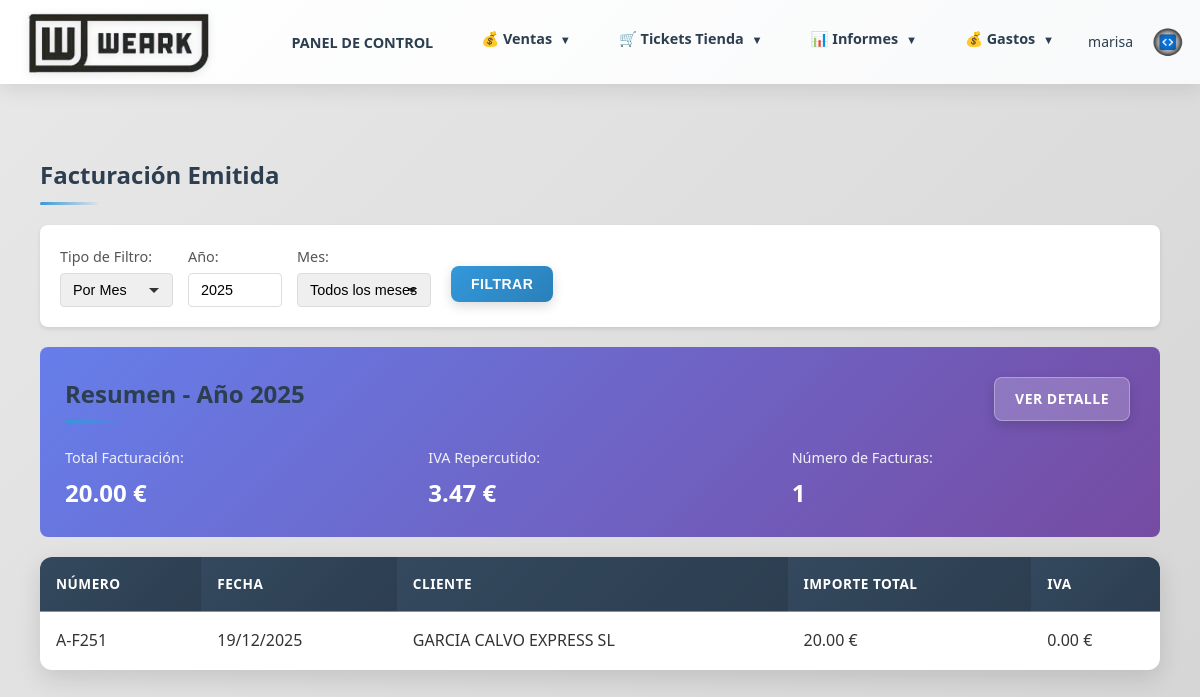
Page /informes/facturacion-emitida (signed in) on the earlier database version.
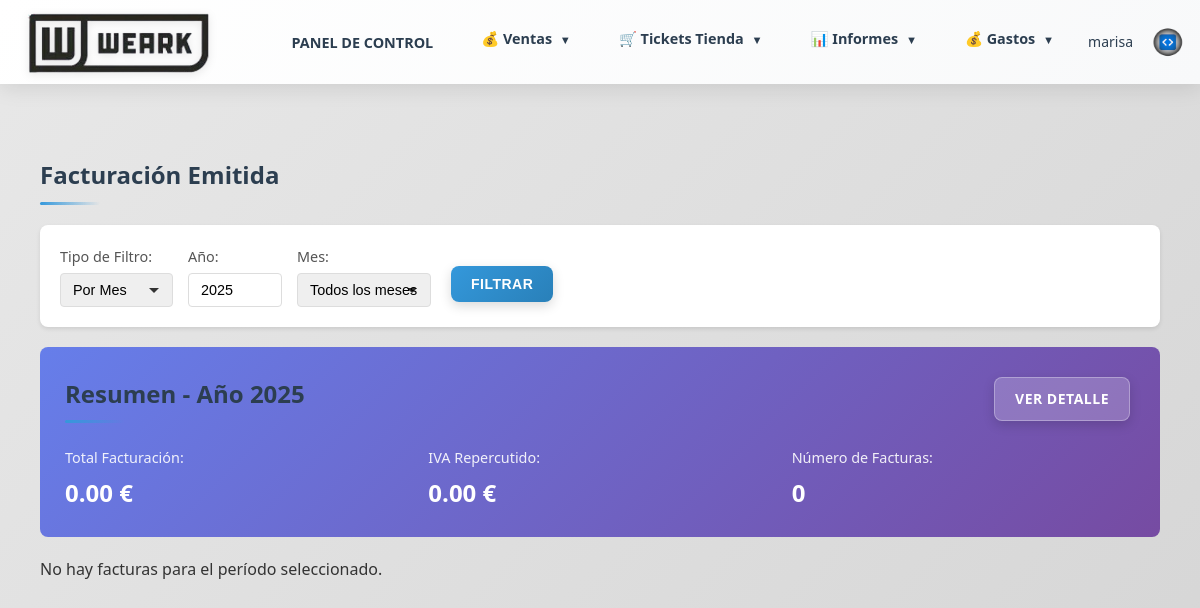
Same page on the later database version.
### models.py (models this page shows, shortened)
class Factura(db.Model):
    __tablename__ = 'facturas'
    id = db.Column(db.Integer, primary_key=True)
    pedido_id = db.Column(db.Integer, db.ForeignKey('pedidos.id'), nullable=True)
    pedido = db.relationship('Pedido', backref='facturas', lazy=True)
    presupuesto_id = db.Column(db.Integer, db.ForeignKey('presupuestos.id'), nullable=True)
    presupuesto = db.relationship('Presupuesto', backref='facturas', lazy=True)
    serie = db.Column(db.String(10), nullable=False, default='A')
    numero = db.Column(db.String(50), nullable=False)
    fecha_expedicion = db.Column(db.Date, nullable=False)
    tipo_factura = db.Column(db.String(10), nullable=False, default='F1')  # F1 = Factura completa
    descripcion = db.Column(db.Text)
    nif = db.Column(db.String(20))
    nombre = db.Column(db.String(200), nullable=False)
    importe_total = db.Column(db.Numeric(10, 2), nullable=False)
    estado = db.Column(db.String(50), nullable=False, default='pendiente')  # pendiente, enviado, confirmado, error
    huella_verifactu = db.Column(db.Text)  # Respuesta de la API Verifactu
    fecha_creacion = db.Column(db.DateTime, default=datetime.utcnow)
    fecha_confirmacion = db.Column(db.DateTime)  # Fecha en que se recibió la huella
    lineas = db.relationship('LineaFactura', backref='factura', lazy=True, cascade='all, delete-orphan')

### routes/informes.py (the view)
@informes_bp.route('/informes/facturacion-emitida')
@login_required
def facturacion_emitida():
    tipo_filtro = request.args.get('tipo', 'mes')  # 'mes' o 'trimestre'
    año = request.args.get('año', datetime.now().year, type=int)
    periodo = request.args.get('periodo', None, type=int)
    query = Factura.query.filter(extract('year', Factura.fecha_expedicion) == año)
    if tipo_filtro == 'mes' and periodo:
        query = query.filter(extract('month', Factura.fecha_expedicion) == periodo)
        periodo_label = f"{['', 'Enero', 'Febrero', 'Marzo', 'Abril', 'Mayo', 'Junio', 'Julio', 'Agosto', 'Septiembre', 'Octubre', 'Noviembre', 'Diciembre'][periodo]} {año}"
    elif tipo_filtro == 'trimestre' and periodo:
        mes_inicio = (periodo - 1) * 3 + 1
        mes_fin = periodo * 3
        query = query.filter(extract('month', Factura.fecha_expedicion).between(mes_inicio, mes_fin))
        trimestres = {1: '1T', 2: '2T', 3: '3T', 4: '4T'}
        periodo_label = f"{trimestres.get(periodo, '')} {año}"
    else:
        periodo_label = f"Año {año}"
    facturas = query.order_by(Factura.fecha_expedicion.desc()).all()
    total_facturacion = sum(f.importe_total for f in facturas)
    total_iva_repercutido = Decimal('0')
    tipo_iva = Decimal('21')  # IVA estándar al 21%
    for factura in facturas:
        for linea in factura.lineas:
            importe_con_iva = Decimal(str(linea.importe))
            base_imponible = importe_con_iva / (Decimal('1') + tipo_iva / Decimal('100'))
            iva_linea = base_imponible * tipo_iva / Decimal('100')
            total_iva_repercutido += iva_linea.quantize(Decimal('0.01'))
    return render_template('informes/facturacion_emitida.html',
                         facturas=facturas,
                         total_facturacion=total_facturacion,
                         total_iva_repercutido=total_iva_repercutido,
                         tipo_filtro=tipo_filtro,
                         año=año,
                         periodo=periodo,
                         periodo_label=periodo_label)

### app.py (called while the page is built)
@login_manager.user_loader
def load_user(user_id):
    from models import Usuario, Cliente
    if user_id.startswith('cliente_'):
        cliente_id = int(user_id.replace('cliente_', ''))
        cliente = Cliente.query.get(cliente_id)
        if cliente and cliente.tiene_acceso_web():
            return cliente
        return None
    else:
        return Usuario.query.get(int(user_id))

### models.py (called while the page is built)
    def is_supervisor(self):
        return self.rol == 'supervisor'

### templates/informes/facturacion_emitida.html (shortened to what this page needs)
{% extends "base.html" %}
{% block content %}
<div class="informes-container">
    <h2>Facturación Emitida</h2>
    <div class="filtros-box">
        <form method="GET" class="filtros-form">
            <div class="filtro-group">
                <label for="tipo">Tipo de Filtro:</label>
                <select name="tipo" id="tipo" onchange="actualizarFiltros()">
                    <option value="mes" {% if tipo_filtro == 'mes' %}selected{% endif %}>Por Mes</option>
                </select>
            </div>
            <div class="filtro-group">
                <label for="año">Año:</label>
                <input type="number" name="año" id="año" value="{{ año }}" min="2000" max="2100" required>
            </div>
            <div class="filtro-group" id="periodo-group">
                {% if tipo_filtro == 'mes' %}
                <label for="periodo">Mes:</label>
                <select name="periodo" id="periodo">
                    <option value="">Todos los meses</option>
                </select>
                {% endif %}
            </div>
            <button type="submit" class="btn btn-primary">Filtrar</button>
        </form>
    </div>
    <div class="resumen-box">
        <div style="display: flex; justify-content: space-between; align-items: center; margin-bottom: 20px;">
            <h3 style="margin: 0;">Resumen - {{ periodo_label }}</h3>
            <a href="{{ url_for('informes.facturacion_emitida_detalle', tipo=tipo_filtro, año=año, periodo=periodo) }}" class="btn btn-light" style="background: rgba(255,255,255,0.2); color: white; border: 1px solid rgba(255,255,255,0.3);">Ver Detalle</a>
        </div>
        <div class="resumen-grid">
            <div class="resumen-item">
                <span class="resumen-label">Total Facturación:</span>
                <span class="resumen-value">{{ "%.2f"|format(total_facturacion) }} €</span>
            </div>
            <div class="resumen-item">
                <span class="resumen-label">IVA Repercutido:</span>
                <span class="resumen-value">{{ "%.2f"|format(total_iva_repercutido) }} €</span>
            </div>
            <div class="resumen-item">
                <span class="resumen-label">Número de Facturas:</span>
                <span class="resumen-value">{{ facturas|length }}</span>
            </div>
        </div>
    </div>
    {% if facturas %}
    <div class="table-container">
        <table class="clientes-table">
            <thead>
                <tr>
                    <th>Número</th>
                    <th>Fecha</th>
                    <th>Cliente</th>
                    <th>Importe Total</th>
                    <th>IVA</th>
                </tr>
            </thead>
            <tbody>
                {% for factura in facturas %}
                <tr>
                    <td>{{ factura.serie }}-{{ factura.numero }}</td>
                    <td>{{ factura.fecha_expedicion.strftime('%d/%m/%Y') if factura.fecha_expedicion else '-' }}</td>
                    <td>{{ factura.nombre }}</td>
                    <td>{{ "%.2f"|format(factura.importe_total) }} €</td>
                    <td>
                        {% set iva_factura = 0.0 %}
                        {% set tipo_iva = 21.0 %}
                        {% for linea in factura.lineas %}
                            {% set importe_con_iva = linea.importe|float %}
                            {% set base_imponible = importe_con_iva / (1.0 + tipo_iva / 100.0) %}
                            {% set iva_linea = base_imponible * tipo_iva / 100.0 %}
                            {% set iva_factura = iva_factura + iva_linea %}
                        {% endfor %}
                        {{ "%.2f"|format(iva_factura) }} €
                    </td>
                </tr>
                {% endfor %}
            </tbody>
        </table>
    </div>
    {% else %}
    <div class="no-data">
        <p>No hay facturas para el período seleccionado.</p>
    </div>
    {% endif %}
</div>
{% endblock %}

Differences in the rows shown:
removed Factura: serie "A", numero "F251", fecha_expedicion "19/12/2025", nombre "GARCIA CALVO EXPRESS SL", importe_total "20.00", iva_factura "0.00"
Other differences:
{{ "%.2f"|format(total_facturacion) }}: "20.00" → "0.00"
{{ "%.2f"|format(total_iva_repercutido) }}: "3.47" → "0.00"
{{ facturas|length }}: "1" → "0"
text no longer shown: "NÚMERO FECHA CLIENTE IMPORTE TOTAL IVA"
text now shown: "No hay facturas para el período seleccionado."
